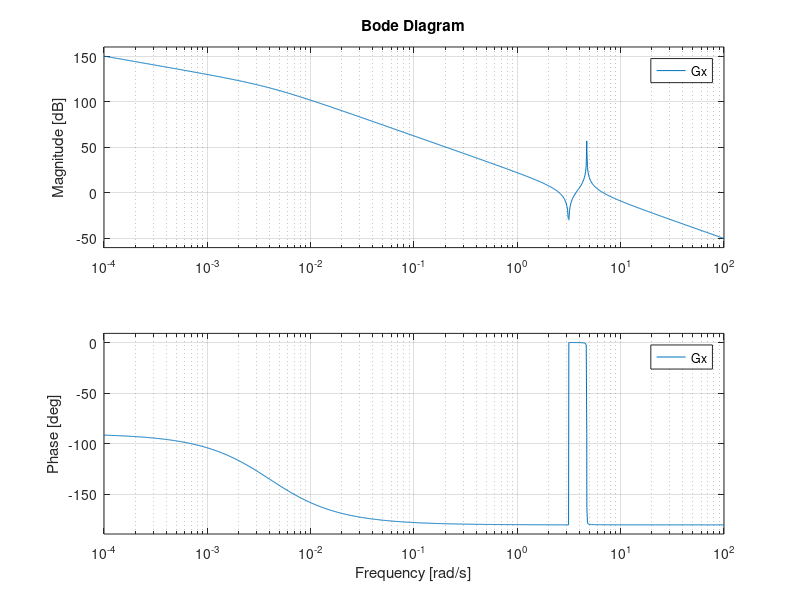
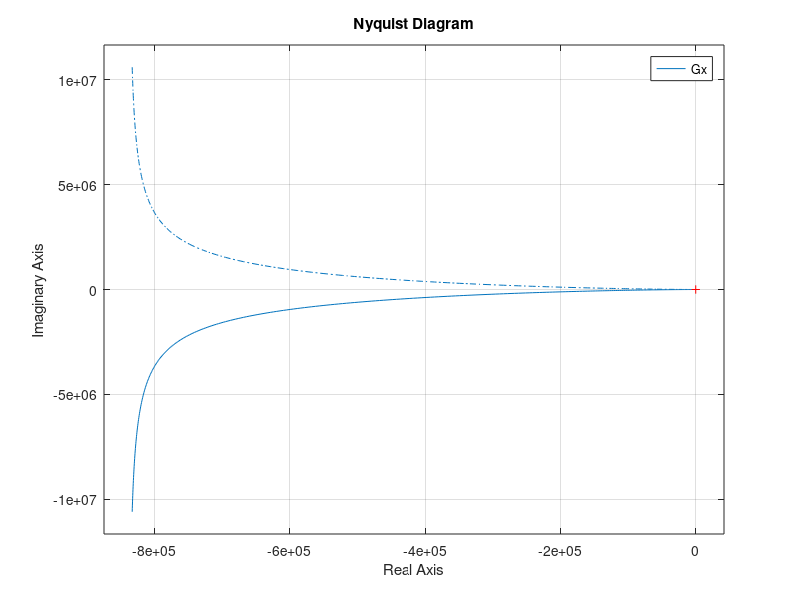

The MATLAB source for these figures, in order: (Note: this script raises an error after producing the figures.)
s = tf('s');

ml = 1;
D = 0.8*s^3 + 0.0072*s^2 + 9.81*(0.8+ml)*s + 0.071;

Gphi = (-s/D) * (1/0.041);
Gx   = ((s^2 + 9.81)/(s*D)) * (1/0.041);

bode(Gx)
grid on

figure
nyquist(Gx)
grid on
%%
sisotool(Gx)
%%

Kx = 11106*(s + 0.023)/(s + 2937);

T_x = feedback(Kx*Gx,1);

step(T_x)
grid on
